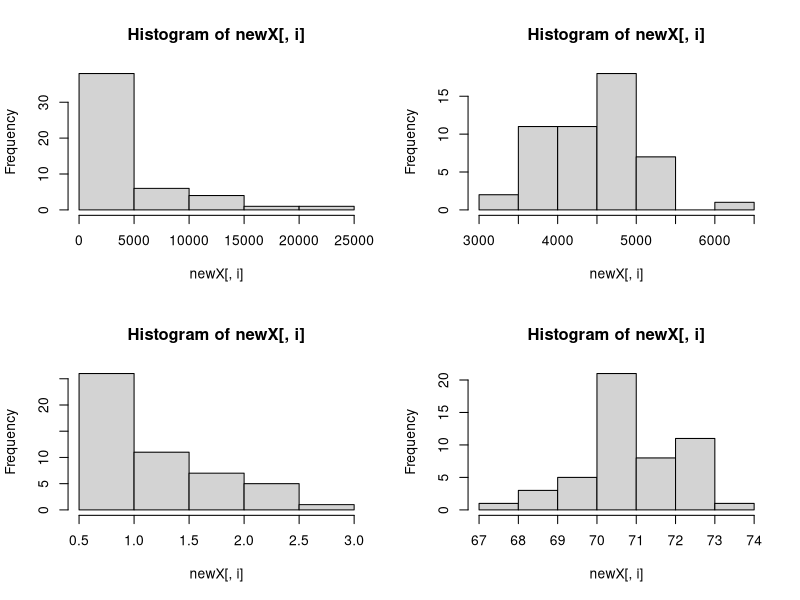
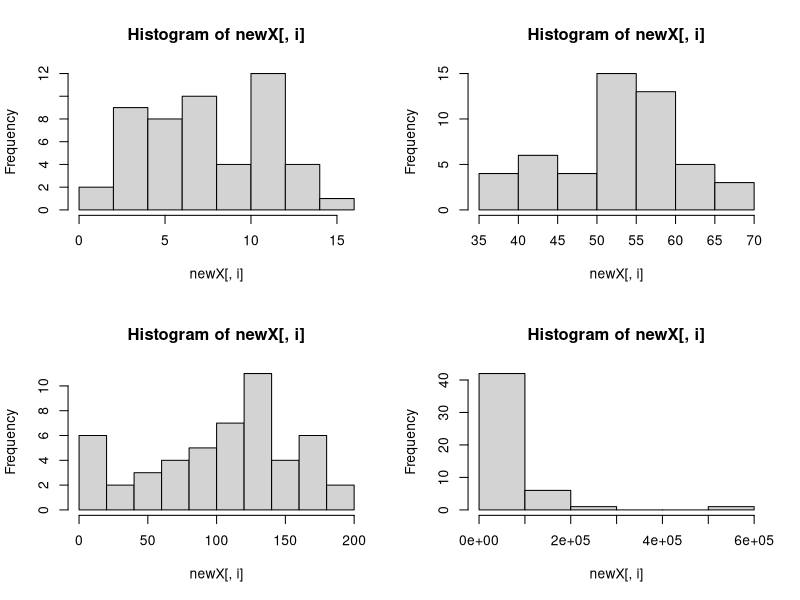
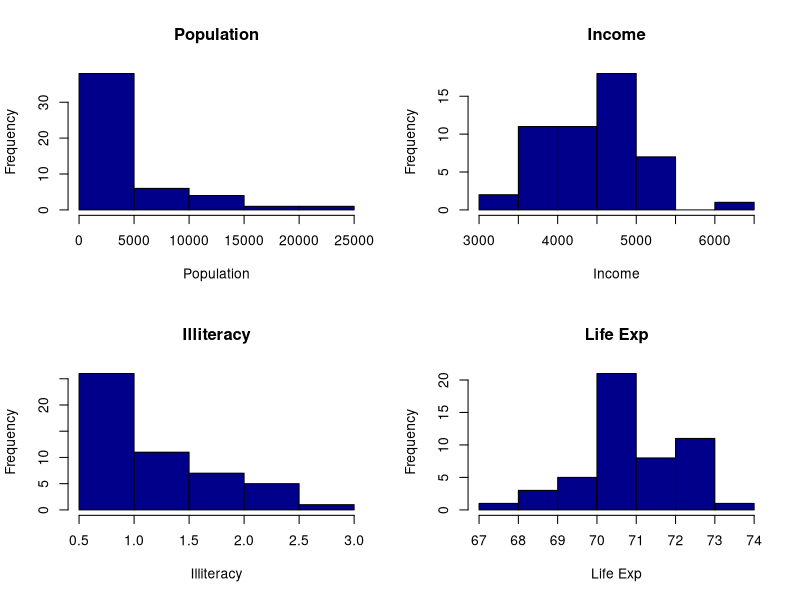
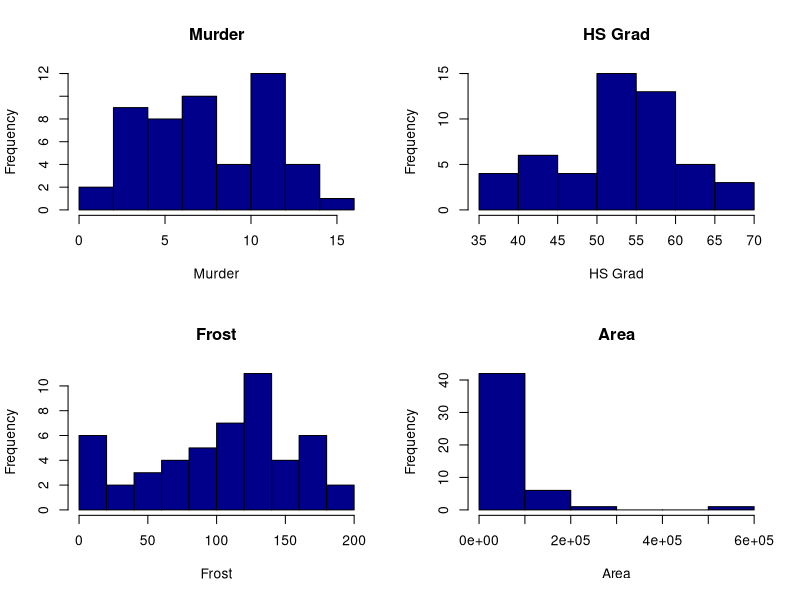

Here is the R script that generated these plots, in order:
## ---- chunk 1
knitr::opts_chunk$set(echo = TRUE)
## ---- chunk 2
?state
data(state)
# this data is stored in a slightly different way than other datasets we've used so far
states = as.data.frame(state.x77) # run this line of code to avoid later confusion
## ---- chunk 3
apply(states, 2, mean)
colMeans(states) # alternative
## ---- chunk 4
tapply(states$Area, state.region, mean)
## ---- chunk 5
# 'hide' code chunk option only shows plots, no text output
dim(states)
par(mfrow = c(2,2)) # shows 2 rows and 2 columns of plots at once in a frame
apply(states, 2, hist)
## ---- chunk 6
livability = apply(states[,c("Illiteracy", "Murder", "Frost")], # subset to variables of interest
                   1, prod) # apply product (i.e. multiplication) to each row
livability[order(livability, decreasing = T)][1:10] # top ten least livable states
## ---- chunk 7
states_standardized = apply(states, 2, function(x) (x-mean(x))/sd(x))
# original:
head(states)
# new:
head(states_standardized)
## ---- chunk 8
par(mfrow = c(2,2))
sapply(colnames(states), function(x) 
  hist(states[ , x], 
       main = x, xlab = x,
       col = "darkblue"))
